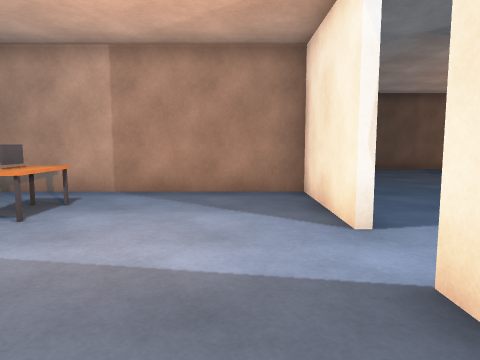
view 1 (above)

15 first-person views from a walk through a scene from a Unity 3-D project. The camera is 1.2 m above the floor, tilts 6° down and sees 70° across. The floor is counted in squares, 1 m on a side. Each view is taken from the middle of a square. On the plan, view 1 faces up. The plan holds only what a view shows up to about 14 squares ahead; the rest is blank. The place goes on beyond the plan. Door leaves are left out, so doorways stand open.

view 2
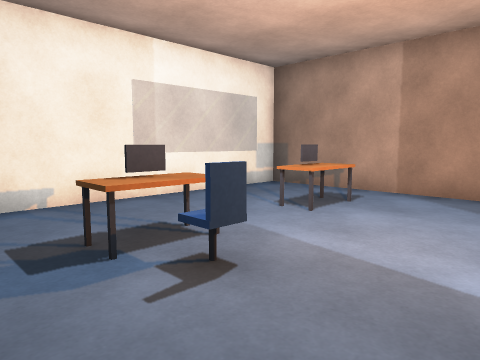

view 3
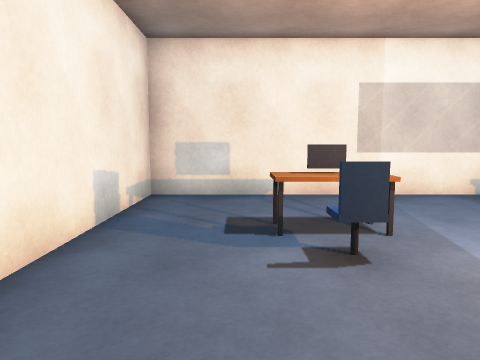

view 4
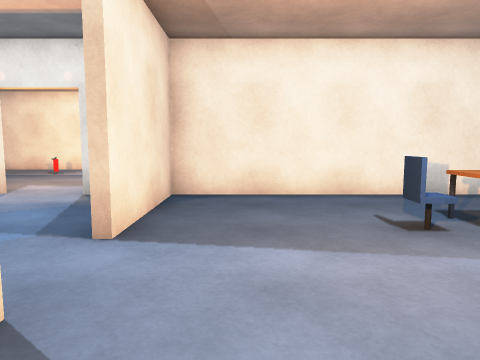

view 5
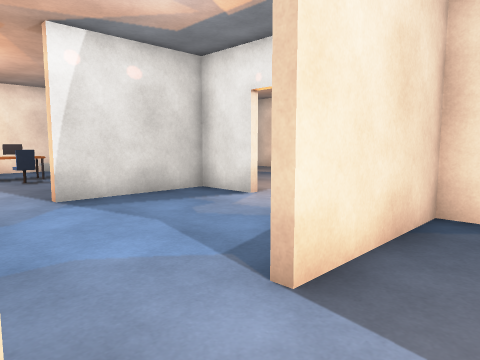

view 6
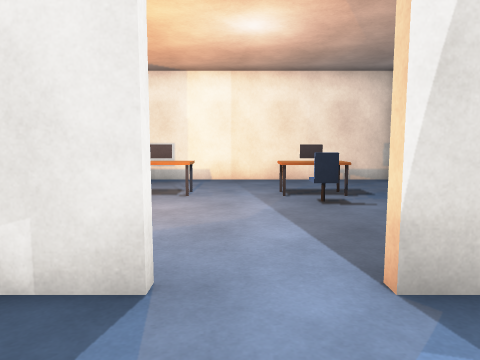

view 7
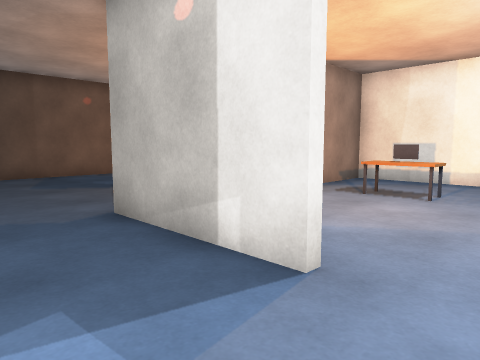

view 8
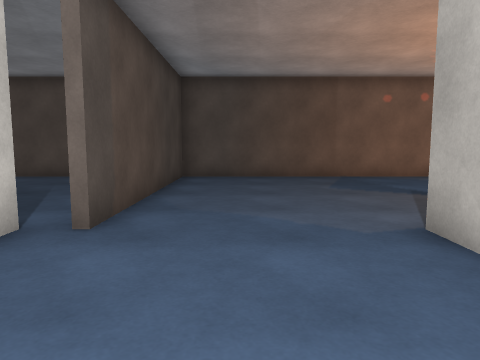

view 9
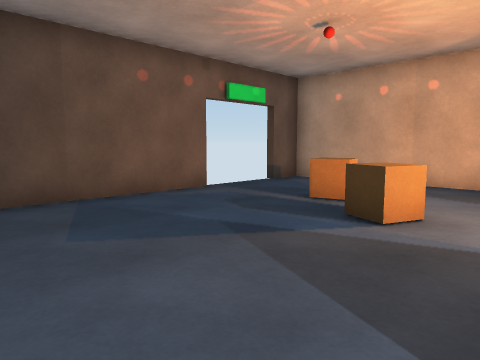

view 10
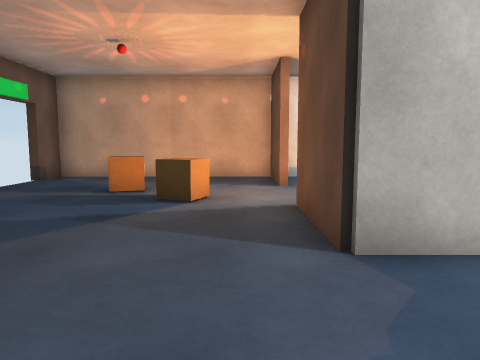

view 11
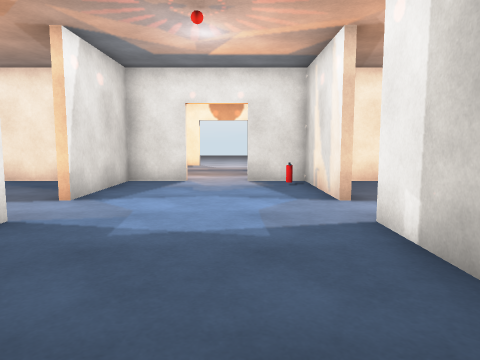

view 12
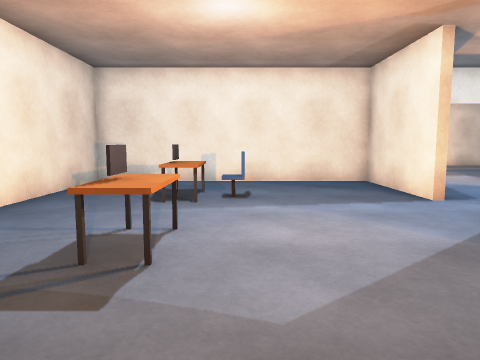

view 13
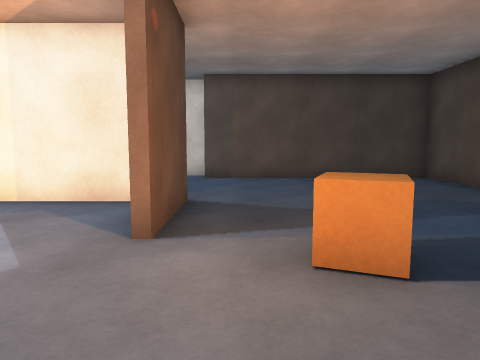

view 14
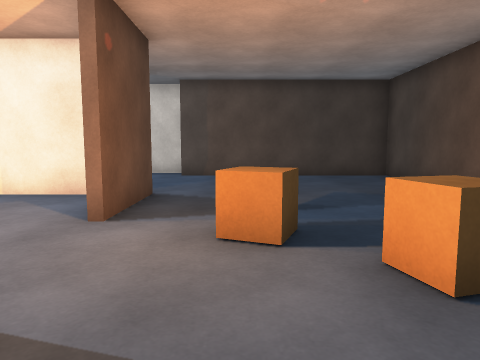

view 15
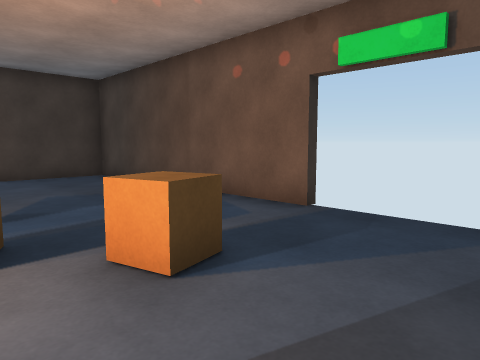

### Floor plan
Points are (right, up) in squares from view 1. A wall is a line through its corners. A room is listed if a view was taken in it or the views show most of it. See-through windows are left out.
Room 1 (views 1, 2, 3, 4, 5)
walls: (1.6, 4.6) (1.6, 8.6) (-7.1, 8.6) (-7.1, -1.1) (1.6, -1.1) (1.6, 2.8)
ways out: open door at (2, 3.5) to room 2
objects: other object (-4, 2) to (-3, 3); other object (-4, 5) to (-3, 7)
Room 2 (views 6, 7, 8, 9, 10, 11, 12, 13, 14, 15)
walls: (7.9, 7.8) (7.9, 4.9); (13.8, 8.9) (16.6, 8.9) (16.6, 16.6) (15.3, 16.6); (7.6, 4.6) (7.6, 8.9) (10.8, 8.9); (7.9, 2.8) (7.9, -1.1) (16.6, -1.1) (16.6, 8.6) (14.1, 8.6); (1.9, 8.8) (1.9, 4.8); (12.3, 16.6) (2.9, 16.6) (2.9, 8.8); (1.9, 2.8) (1.9, -1.1) (3.8, -1.1); (5.6, -1.1) (7.6, -1.1) (7.6, 2.8)
ways out: open door at (2, 3.5) to room 1; open door at (4.5, -1); open door at (8, 3.5)
objects: other object (3, 0); other object (11, 11) to (12, 12); other object (13, 2) to (14, 3); other object (13, 5) to (14, 7); other object (13, 13)

Positions as (right, up) in squares from view 1, and headings:
1: (0, 0), facing up
2: (0, 0), facing up-left
3: (1, 1), facing left
4: (0, 7), facing down
5: (0, 5), facing down-right
6: (5, 4), facing right
7: (5, 3), facing up-right
8: (5, 4), facing up
9: (6, 9), facing up-right
10: (4, 10), facing right
11: (4, 10), facing down
12: (12, 10), facing down
13: (15, 10), facing left
14: (16, 11), facing left
15: (16, 11), facing up-left
